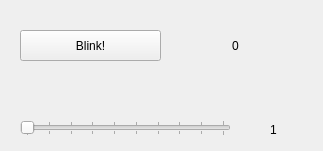
<?xml version="1.0" encoding="UTF-8"?>
<ui version="4.0">
 <class>Gui</class>
 <widget class="QWidget" name="Gui">
  <property name="geometry">
   <rect>
    <x>0</x>
    <y>0</y>
    <width>323</width>
    <height>151</height>
   </rect>
  </property>
  <property name="windowTitle">
   <string>Gui</string>
  </property>
  <widget class="QPushButton" name="startButton">
   <property name="geometry">
    <rect>
     <x>20</x>
     <y>30</y>
     <width>141</width>
     <height>31</height>
    </rect>
   </property>
   <property name="text">
    <string>Blink!</string>
   </property>
  </widget>
  <widget class="QSlider" name="horizontalSlider">
   <property name="geometry">
    <rect>
     <x>20</x>
     <y>120</y>
     <width>211</width>
     <height>16</height>
    </rect>
   </property>
   <property name="minimum">
    <number>1</number>
   </property>
   <property name="maximum">
    <number>10</number>
   </property>
   <property name="orientation">
    <enum>Qt::Horizontal</enum>
   </property>
   <property name="tickPosition">
    <enum>QSlider::TicksBothSides</enum>
   </property>
   <property name="tickInterval">
    <number>1</number>
   </property>
  </widget>
  <widget class="QLabel" name="blinkLabel">
   <property name="geometry">
    <rect>
     <x>170</x>
     <y>30</y>
     <width>131</width>
     <height>31</height>
    </rect>
   </property>
   <property name="text">
    <string>0</string>
   </property>
   <property name="alignment">
    <set>Qt::AlignCenter</set>
   </property>
  </widget>
  <widget class="QLabel" name="freqLabel">
   <property name="geometry">
    <rect>
     <x>240</x>
     <y>120</y>
     <width>67</width>
     <height>19</height>
    </rect>
   </property>
   <property name="text">
    <string>1</string>
   </property>
   <property name="alignment">
    <set>Qt::AlignCenter</set>
   </property>
  </widget>
 </widget>
 <resources/>
 <connections>
  <connection>
   <sender>horizontalSlider</sender>
   <signal>valueChanged(int)</signal>
   <receiver>freqLabel</receiver>
   <slot>setNum(int)</slot>
   <hints>
    <hint type="sourcelabel">
     <x>121</x>
     <y>128</y>
    </hint>
    <hint type="destinationlabel">
     <x>264</x>
     <y>130</y>
    </hint>
   </hints>
  </connection>
 </connections>
</ui>
